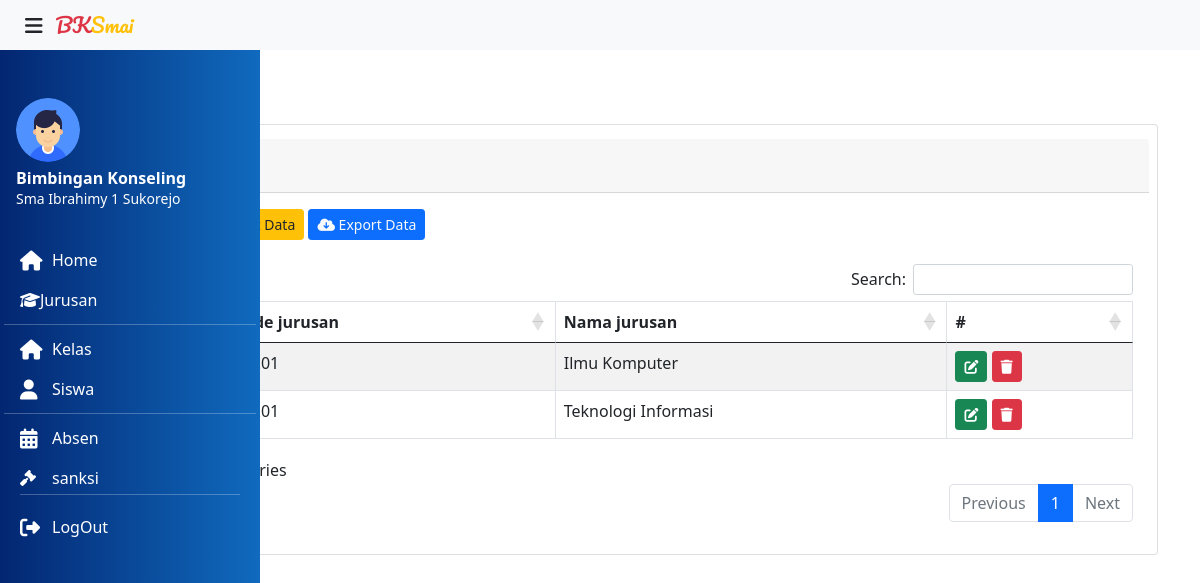
Page /admin.php?target=jurusan (signed in) on the committed database.
### tables this page shows
CREATE TABLE `jurusan` (
  `kd_jurusan` int(11) NOT NULL,
  `nama_jurusan` varchar(100) NOT NULL,
  `password` varchar(255) DEFAULT NULL
);

### config/__config_database.php (called while the page is built, shortened)
<?php
function __ambil($sambung, $table, $fields = null, $where = null, $join = null, $orderby = null)
{
    $query = "SELECT ";
    if ($fields == null) {
        $query .= "*";
    } else {
        $query .= $fields;
    }
    $query .= " FROM $table";
    $data = $sambung->query($query);
    if (!$data) {
        return false;
    } else {
        return $data;
    }
}

### file/jurusan/views/list_jurusan.php (the view)
<div class="card">
    <div class="card-header">
        <h4><i class="fa-solid fa-database"></i>List Jurusan</h4>
    </div>
    <div class="card-body">
        <?php
        $db = __database();
        echo "<a class='btn btn-info btn-sm text-light' href='admin.php?target=jurusan&action=form'><i class='fa-solid fa-plus'></i> Tambah</a>
        <a = class='btn btn-warning btn-sm text-dark' href='#'><i class='fa-solid fa-print'></i> PrintOut Data</a>
        <a class='btn btn-primary btn-sm text-light' href='#'><i class='fa-solid fa-cloud-arrow-down'></i> Export Data</a>
        <br><br>";
        echo "<div class='table-responsive'>";
        echo "<table class='table table-striped table-bordered'>
        <thead>
        <tr>
            <th>No</th><th>Kode jurusan</th><th>Nama jurusan</th><th>#</th>
        </tr>
        </thead>
        <tbody>";
        $q = __ambil($db, "jurusan");
        $no = 1;
        while ($r = $q->fetch_array()) {
            echo "<tr>
            <td>" . $no ."</td>
            <td>" . $r['kd_jurusan'] ."</td>
            <td>" . $r['nama_jurusan'] ."</td>
            <td>
                <a class='btn btn-success btn-sm' href='admin.php?target=jurusan&action=edit&id=" . $r['kd_jurusan'] . "'>
                    <i class='fa-solid fa-pen-to-square'></i>
                </a>
                <a class='btn btn-danger btn-sm' href='admin.php?target=jurusan&action=delete&id=" . $r['kd_jurusan'] . "'>
                    <i class='fa-solid fa-trash'></i>
                </a>
            </td>
        </tr>";
            $no++;
        }
        echo"</tbody></table></div>"; ?>
    </div>
</div>

### index.css (style rules this page uses)
.card { position: relative; top: 50px; margin-left: 20px; height: auto; padding: 14px 8px 14px 8px; background-color: rgb(11, 33, 235); transition: all 0.3s; z-index: 1; }

### rows in the picture
jurusan: kd_jurusan "55201", nama_jurusan "Ilmu Komputer"
jurusan: kd_jurusan "59201", nama_jurusan "Teknologi Informasi"
